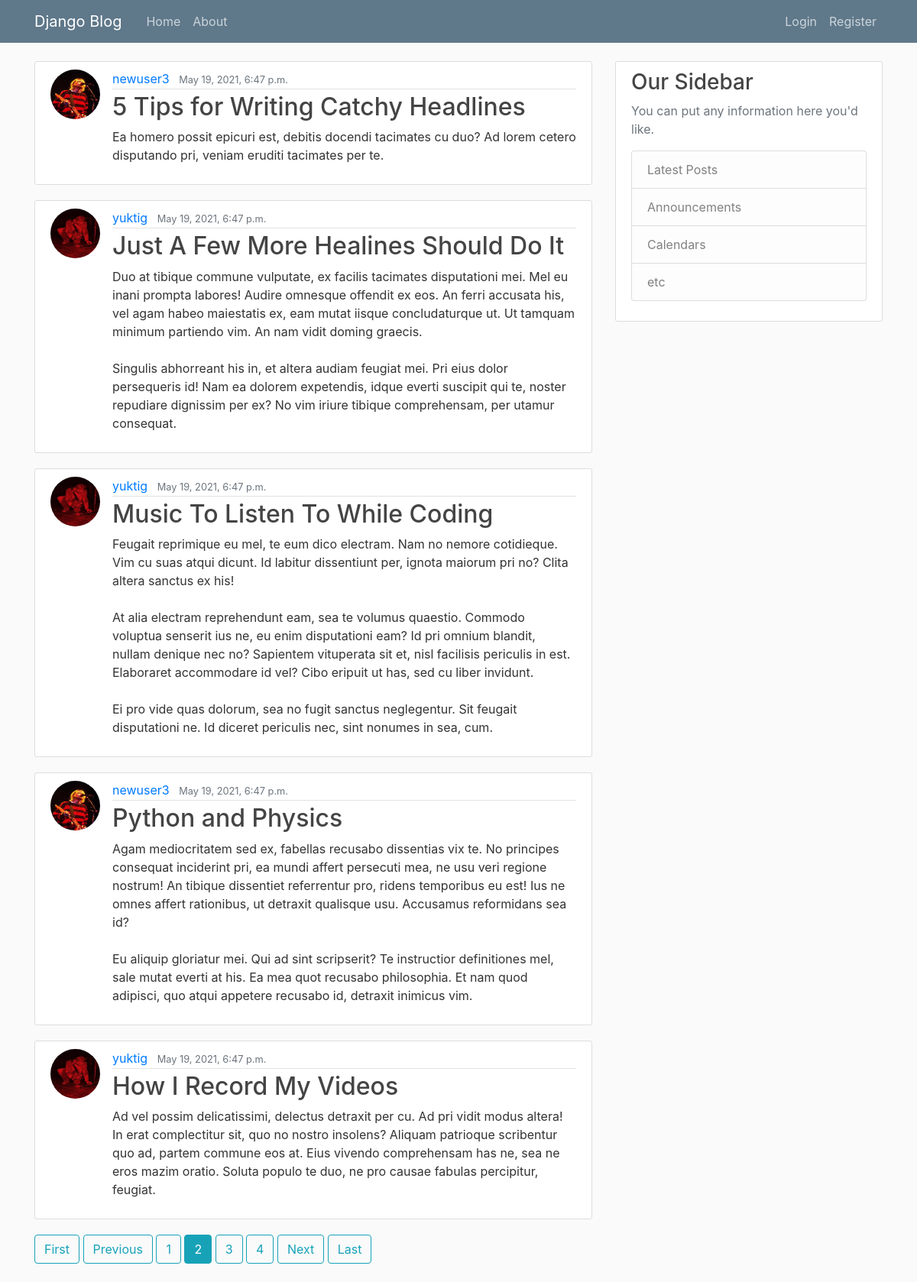
Screenshot of /?page=2 with the database file from the repository.
### blog/models.py (models this page shows, shortened)
class Post(models.Model):
    title=models.CharField(max_length=100)
    content=models.TextField()
    date_posted=models.DateTimeField(default=timezone.now)
    author = models.ForeignKey(User, on_delete=models.CASCADE)

### users/models.py (models this page shows, shortened)
class Profile(models.Model):
    user = models.OneToOneField(User,on_delete=models.CASCADE)
    image= models.ImageField(default='default.jpg',upload_to='profile_pics')

### blog/views.py (the view)
# urls.py: path('', PostListView.as_view(),name='blog-home'),
class PostListView(ListView):
    model=Post
    template_name='blog/home.html'#<app>/<model>_<viewtype>.html
    context_object_name='posts'
    ordering=['-date_posted']
    paginate_by = 5

### blog/templates/blog/home.html
{% extends "blog/base.html" %}
{% block content %}
    {% for post in posts %}
        <article class="media content-section">
            <img class="rounded-circle article-img" src="{{post.author.profile.image.url}}">
          <div class="media-body">
            <div class="article-metadata">
              <a class="mr-2" href="{% url 'user-posts' post.author.username%}">{{ post.author }}</a>
              <small class="text-muted">{{ post.date_posted }}</small>
            </div>
            <h2><a class="article-title" href="{% url 'post-detail' post.id %}">{{ post.title }}</a></h2>
            <p class="article-content">{{ post.content }}</p>
          </div>
        </article>
    {% endfor %}
    {% if is_paginated %}
      {% if page_obj.has_previous%}
        <a class="btn btn-outline-info mb-4" href="?page=1">First</a>
        <a class="btn btn-outline-info mb-4" href="?page={{page_obj.previous_page_number }}">Previous</a>
      {% endif%}
    {% endif %}
    {%for num in page_obj.paginator.page_range %}
        {%if page_obj.number == num%}
        <a class="btn btn-info mb-4" href="?page={{num}}">{{num}}</a>
        {% elif num > page_obj.number|add:'-3' and num < page_obj.number|add:'3'%}
          <a class="btn btn-outline-info mb-4" href="?page={{num}}">{{num}}</a>
        {%endif%}
    {%endfor%}
    {% if page_obj.has_next%}
      <a class="btn btn-outline-info mb-4" href="?page={{page_obj.next_page_number}}">Next</a>
      <a class="btn btn-outline-info mb-4" href="?page={{page_obj.paginator.num_pages}}">Last</a>
    {% endif%}
{% endblock content %}

### blog/static/blog/main.css (style rules this page uses)
body { background: #fafafa; color: #333333; margin-top: 5rem; }
h1, h2, h3, h4, h5, h6 { color: #444444; }
.content-section { background: #ffffff; padding: 10px 20px; border: 1px solid #dddddd; border-radius: 3px; margin-bottom: 20px; }
.article-title { color: #444444; }
.article-content { white-space: pre-line; }
.article-img { height: 65px; width: 65px; margin-right: 16px; }
.article-metadata { padding-bottom: 1px; margin-bottom: 4px; border-bottom: 1px solid #e3e3e3 }

### rows the page displays
Post: author.profile.image (placeholder picture), author "newuser3", date_posted "May 19, 2021, 6:47 p.m.", title "5 Tips for Writing Catchy Headlines", content "Ea homero possit epicuri est, debitis docendi tacimates cu duo? Ad lorem cetero disputando pri, veniam eruditi tacimates per te."
Post: author.profile.image (picture), author "yuktig", date_posted "May 19, 2021, 6:47 p.m.", title "Just A Few More Healines Should Do It", content "Duo at tibique commune vulputate, ex facilis tacimates disputationi mei. Mel eu inani prompta labores! Audire omnesque offendit ex eos. An ferri accusata his, vel agam habeo maiestatis ex, eam mutat iisque concludaturque ut. Ut tamquam minimum partiendo vim. An nam vidit doming graecis. Singulis abhorreant his in, et altera audiam feugiat mei. Pri eius dolor persequeris id! Nam ea dolorem expetendis, idque everti suscipit qui te, noster repudiare dignissim per ex? No vim iriure tibique comprehensam, per utamur consequat."
Post: author.profile.image (picture), author "yuktig", date_posted "May 19, 2021, 6:47 p.m.", title "Music To Listen To While Coding", content "Feugait reprimique eu mel, te eum dico electram. Nam no nemore cotidieque. Vim cu suas atqui dicunt. Id labitur dissentiunt per, ignota maiorum pri no? Clita altera sanctus ex his! At alia electram reprehendunt eam, sea te volumus quaestio. Commodo voluptua senserit ius ne, eu enim disputationi eam? Id pri omnium blandit, nullam denique nec no? Sapientem vituperata sit et, nisl facilisis periculis in est. Elaboraret accommodare id vel? Cibo eripuit ut has, sed cu liber invidunt. Ei pro vide quas dolorum, sea no fugit sanctus neglegentur. Sit feugait disputationi ne. Id diceret periculis nec, sint nonumes in sea, cum."
Post: author.profile.image (placeholder picture), author "newuser3", date_posted "May 19, 2021, 6:47 p.m.", title "Python and Physics", content "Agam mediocritatem sed ex, fabellas recusabo dissentias vix te. No principes consequat inciderint pri, ea mundi affert persecuti mea, ne usu veri regione nostrum! An tibique dissentiet referrentur pro, ridens temporibus eu est! Ius ne omnes affert rationibus, ut detraxit qualisque usu. Accusamus reformidans sea id? Eu aliquip gloriatur mei. Qui ad sint scripserit? Te instructior definitiones mel, sale mutat everti at his. Ea mea quot recusabo philosophia. Et nam quod adipisci, quo atqui appetere recusabo id, detraxit inimicus vim."
Post: author.profile.image (picture), author "yuktig", date_posted "May 19, 2021, 6:47 p.m.", title "How I Record My Videos", content "Ad vel possim delicatissimi, delectus detraxit per cu. Ad pri vidit modus altera! In erat complectitur sit, quo no nostro insolens? Aliquam patrioque scribentur quo ad, partem commune eos at. Eius vivendo comprehensam has ne, sea ne eros mazim oratio. Soluta populo te duo, ne pro causae fabulas percipitur, feugiat."

### other values shown
{{ num }} "1" "3" "4"
{{ num }} "2"
